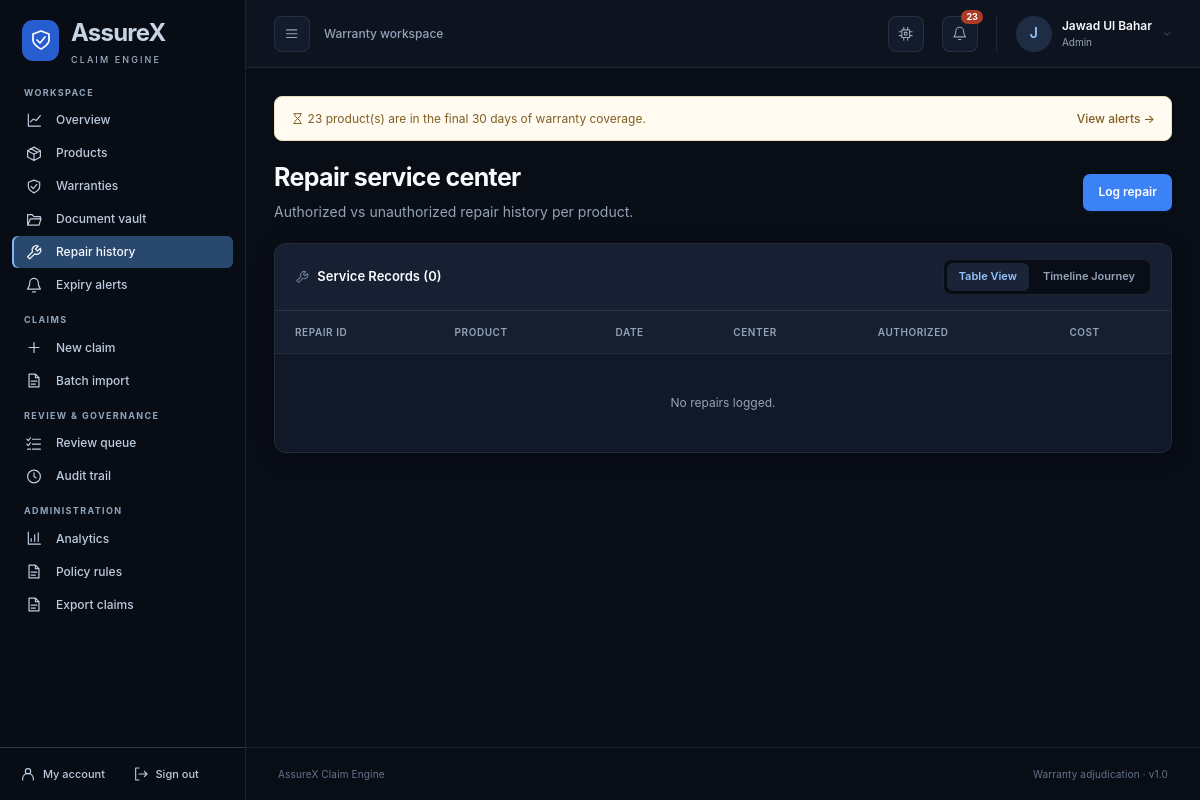
The page /repairs (signed in) on the database its author committed.
### src/assurex_claim_engine/db/database.py (models this page shows)
class User(Base):
    __tablename__ = "users"
    id = Column(Integer, primary_key=True, index=True)
    user_id = Column(String(50), unique=True, index=True, nullable=False)
    email = Column(String(100), unique=True, index=True, nullable=False)
    hashed_password = Column(String(255), nullable=False)
    full_name = Column(String(100), nullable=False)
    role = Column(String(30), nullable=False, default="customer")
    phone_number = Column(String(50), nullable=True, default="")
    mailing_address = Column(Text, nullable=True, default="")
    created_at = Column(DateTime, default=_utcnow)
    products = relationship("Product", back_populates="owner")
    claims = relationship("Claim", back_populates="claimant")
    documents = relationship("Document", back_populates="owner")
    repairs = relationship("Repair", back_populates="owner")

### src/assurex_claim_engine/web/app.py (the view)
@app.get("/repairs", response_class=HTMLResponse)
def repairs_list(
    request: Request,
    current_user: User = Depends(require_login),
    db: Session = Depends(get_db),
):
    repairs_q = scoped_repairs(db, current_user).order_by(Repair.created_at.desc())
    page = request.query_params.get("page", 1)
    per_page = request.query_params.get("per_page", 15)
    pagination = paginate(repairs_q, page=page, per_page=per_page)
    products = scoped_products(db, current_user).all()
    return render(
        request,
        "repair_history.html",
        {
            "user": current_user,
            "repairs": pagination["items"],
            "pagination": pagination,
            "products": products,
        },
        db=db,
    )

### templates/repair_history.html (shortened to what this page needs)
{% extends "base.html" %}
{% block content %}
<div class="page-header" style="display:flex; justify-content:space-between; align-items:center; margin-bottom:1.25rem;">
    <div>
        <h1 style="font-size: 1.5rem; font-weight: 700;">Repair service center</h1>
        <p style="color: var(--text-sub);">Authorized vs unauthorized repair history per product.</p>
    </div>
    {% if user.role in ['customer', 'service_center', 'admin'] %}
    <a class="btn btn-primary" href="/repairs/new">Log repair</a>
    {% endif %}
</div>
<div class="panel">
    <div class="panel-header" style="display:flex; justify-content:space-between; align-items:center; flex-wrap:wrap; gap:8px;">
        <div class="panel-title"><svg class="icon" aria-hidden="true"><use href="/static/icons.svg#fa-wrench"></use></svg> Service Records ({{ pagination.total if pagination else repairs|length }})</div>
        <div class="view-switch">
            <span class="view-switch-btn active" role="button" tabindex="0" data-view-target="repair-table-pane" data-view-group="repair">Table View</span>
            <span class="view-switch-btn" role="button" tabindex="0" data-view-target="repair-timeline-pane" data-view-group="repair">Timeline Journey</span>
        </div>
    </div>
    <div class="panel-body" style="padding: 0;">
        <div id="repair-table-pane" data-view-pane="repair">
            <table class="data-table">
                <thead>
                    <tr><th>Repair ID</th><th>Product</th><th>Date</th><th>Center</th><th>Authorized</th><th>Cost</th></tr>
                </thead>
                <tbody>
                    {% for r in repairs %}
                    <tr>
                        <td>{{ r.repair_id }}</td>
                        <td>{{ r.product_id }}</td>
                        <td>{{ r.repair_date }}</td>
                        <td>{{ r.service_center_name }}</td>
                        <td>
                            {% if r.authorized %}
                            <span class="status-badge status-valid">Authorized</span>
                            {% else %}
                            <span class="status-badge status-invalid">Unauthorized</span>
                            {% endif %}
                        </td>
                        <td>${{ "%.2f"|format(r.repair_cost or 0) }}</td>
                    </tr>
                    {% else %}
                    <tr><td colspan="6" style="color:var(--text-sub);">No repairs logged.</td></tr>
                    {% endfor %}
                </tbody>
            </table>
        </div>
    </div>
</div>
{% endblock %}

### templates/base.html (shortened to what this page needs)
<!DOCTYPE html>
<html lang="en">
<head>
    <link rel="stylesheet" href="/static/css/dashboard.css">
</head>
{% set active_role = user.role if user else request.session.get('role') %}
{% set active_name = user.full_name if user else request.session.get('full_name') %}
{% set path = request.url.path %}
{% macro nav(url, label, icon, prefix=false) %}
<a href="{{ url }}" aria-label="{{ label }}" class="nav-item-link{% if path == url or (prefix and path.startswith(url + '/')) %} active{% endif %}" {% if path == url or (prefix and path.startswith(url + '/')) %}aria-current="page"{% endif %} title="{{ label }}">
    <svg class="icon" aria-hidden="true"><use href="/static/icons.svg#{{ icon }}"></use></svg><span class="nav-label">{{ label }}</span>
</a>
{% endmacro %}
<body class="{% if active_role %}app-layout{% else %}auth-layout{% endif %}">
{% if active_role %}
<aside class="sidebar" id="app-sidebar" aria-label="Application sidebar">
    <a href="/" class="sidebar-brand"><span class="brand-mark"><svg class="icon" aria-hidden="true"><use href="/static/icons.svg#fa-shield-halved"></use></svg></span><span class="nav-label">AssureX<small>CLAIM ENGINE</small></span></a>
    <nav class="sidebar-nav" aria-label="Main navigation">
        <div class="nav-section-label">Workspace</div>
        {{ nav('/', 'Overview', 'fa-chart-line') }}
        {{ nav('/products', 'Products', 'fa-box', true) }}
        {{ nav('/warranties', 'Warranties', 'fa-shield', true) }}
        {{ nav('/documents', 'Document vault', 'fa-folder-open', true) }}
        {{ nav('/repairs', 'Repair history', 'fa-wrench', true) }}
        {{ nav('/alerts', 'Expiry alerts', 'fa-bell') }}
        {% if active_role in ['customer', 'service_center', 'admin'] %}
        <div class="nav-section-label">Claims</div>
        {{ nav('/claims/new', 'New claim', 'fa-plus') }}
        {{ nav('/claims/import-csv', 'Batch import', 'fa-file-csv') }}
        {% endif %}
        {% if active_role in ['reviewer', 'admin'] %}
        <div class="nav-section-label">Review & governance</div>
        {{ nav('/reviewer/queue', 'Review queue', 'fa-list-check') }}
        {{ nav('/audit-logs', 'Audit trail', 'fa-clock-rotate-left') }}
        {% endif %}
        {% if active_role == 'admin' %}
        <div class="nav-section-label">Administration</div>
        {{ nav('/admin/analytics', 'Analytics', 'fa-chart-bar') }}
        {{ nav('/admin/policies', 'Policy rules', 'fa-scroll') }}
        {{ nav('/admin/export-csv', 'Export claims', 'fa-file-export') }}
        {% endif %}
    </nav>
    <div class="sidebar-bottom">
        {{ nav('/profile', 'My account', 'fa-user-circle') }}
        {{ nav('/logout', 'Sign out', 'fa-right-from-bracket') }}
    </div>
</aside>
<div class="app-workspace">
<header class="app-topbar">
    <div class="topbar-left">
        <button class="icon-button" id="sidebar-toggle" type="button" aria-controls="app-sidebar" aria-expanded="true" aria-label="Toggle navigation"><svg class="icon" aria-hidden="true"><use href="/static/icons.svg#fa-bars"></use></svg></button>
        <span class="workspace-label">Warranty workspace</span>
    </div>
    <div class="topbar-actions">
        <button class="icon-button theme-toggle-btn" id="theme-toggle" type="button" aria-label="Toggle theme" title="Toggle dark/light theme"><svg class="icon" aria-hidden="true"><use href="/static/icons.svg#fa-wand-magic-sparkles"></use></svg></button>
        <a href="/alerts" class="icon-button alerts-link" aria-label="Expiry alerts{% if alert_count %}: {{ alert_count }}{% endif %}" title="Expiry alerts"><svg class="icon" aria-hidden="true"><use href="/static/icons.svg#fa-bell"></use></svg>{% if alert_count %}<span class="nav-badge">{{ alert_count }}</span>{% endif %}</a>
        <a href="/profile" class="account-link"><span class="avatar">{{ (active_name or 'A')[:1]|upper }}</span><span class="account-text">{{ active_name }}<small>{{ active_role.replace('_', ' ')|title }}</small></span><svg class="icon" aria-hidden="true"><use href="/static/icons.svg#fa-chevron-down"></use></svg></a>
    </div>
</header>
{% endif %}
<main class="main-content" id="main-content" tabindex="-1">
    {% if alert_count and path != '/alerts' %}
    <div class="alert-banner"><span><svg class="icon" aria-hidden="true"><use href="/static/icons.svg#fa-hourglass-half"></use></svg> {{ alert_count }} product(s) are in the final {{ 30 }} days of warranty coverage.</span><a href="/alerts" class="link">View alerts <span aria-hidden="true">→</span></a></div>
    {% endif %}
    {% block content %}{% endblock %}
</main>
{% if active_role %}<footer class="app-footer"><span>AssureX Claim Engine</span><span>Warranty adjudication · v1.0</span></footer>{% endif %}
</div>
</body>
</html>

### rows shown on the page
User: full_name "J", full_name "Jawad Ul Bahar", replace "Admin"

### other values the page prints
{{ label }} "Overview Products Warranties Document vault Repair history Expiry alerts New claim Batch import Review queue Audit trail Analytics Policy rules Export claims My account Sign out"
{{ alert_count }} "23"
{{ 30 }} "30"
{{ pagination.total if pagination else repairs|length }} "0"
